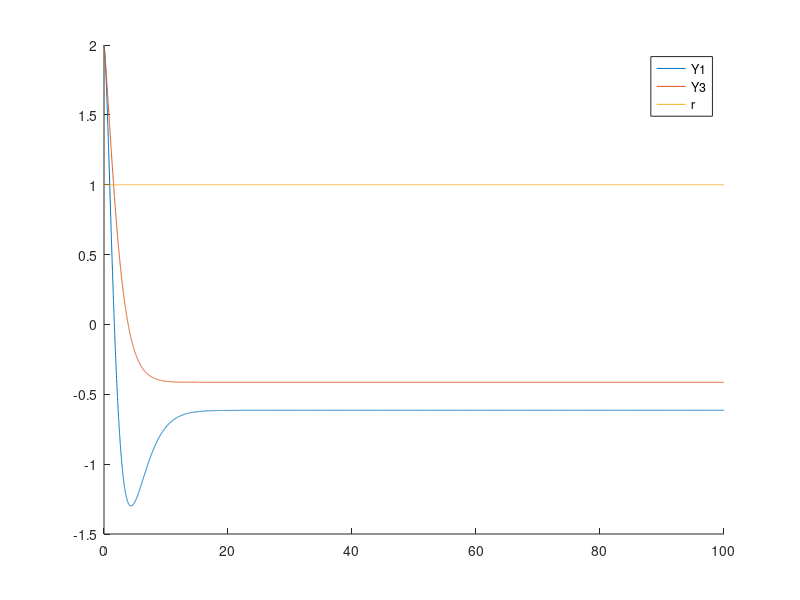

Here is the MATLAB script that generated this plot:
close all; clear; clc

% system matrices
A = [-0.14 0.33 -0.33;
    0.1 -0.28 0;
    0 1.7 -0.77];
B1 = [0; 0; -1];
B3 = [-1 0 0; 0 -1 0; 0 0 -1];

% Bv = [1; 0; 0];
Bv = [0; 0; 1];
C = [2 0 0];
% C = [0 0 1];

% original system eigenvalues
eig(A)

% check controllability
Mc = ctrb(A,B1);
rank(Mc)

% desired eigenvalues
epsilon = 1e-4;
E = [-0.67 -0.67 -0.67] + [0 epsilon 2*epsilon];

% closed-loop pole assignment using state feedback
K1 = place(A,B1,E);
K3 = place(A,B3,E);

% create the closed-loop state-space models
sys1 = ss(A-B1*K1,Bv,C,[]);
sys3 = ss(A-B3*K3,Bv,C,[]);

% simulations options
% X0 = [0;0;0];
X0 = [1;1;1];
tfinal = 100;
T = linspace(0,tfinal,10000)';

% reference signal
r = 1*ones(size(T));
% r = 10*sin(T);

% simulate
[Y1,T1,X1] = lsim(sys1,r,T,X0);
[Y3,T3,X3] = lsim(sys3,r,T,X0);

% plot outputs
figure; hold on
plot(T1,Y1)
plot(T3,Y3)
plot(T,r)
legend('Y1','Y3','r')